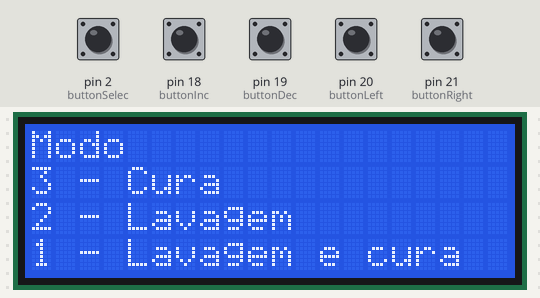
Simulated run of this sketch. Board: Arduino Mega 2560, built with avr-gcc and run on an emulated ATmega2560. Parts: 20×4 character LCD. Inputs (shaded band) come from the test bench; at power-on: pin 2 (buttonSelec), pin 18 (buttonInc), pin 19 (buttonDec), pin 20 (buttonLeft), pin 21 (buttonRight) LOW.

Above: at 1.2 s.
1.3 s: pin 2 (buttonSelec) pulled HIGH for 0.15 s
At 1.74 s:
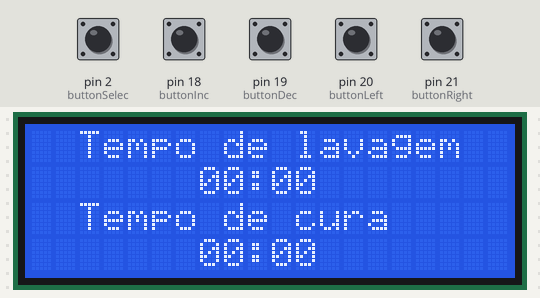
2.0 s: pin 18 (buttonInc) pulled HIGH for 0.15 s
At 2.25 s:
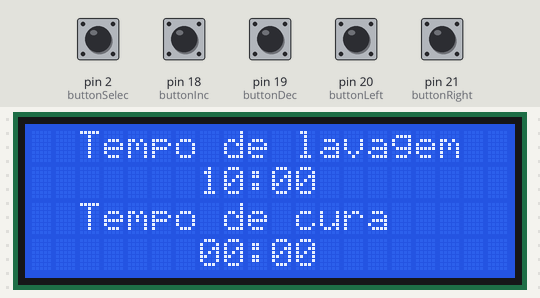
2.7 s: pin 21 (buttonRight) pulled HIGH for 0.15 s
3.4 s: pin 2 (buttonSelec) pulled HIGH for 1 s
At 4.02 s:
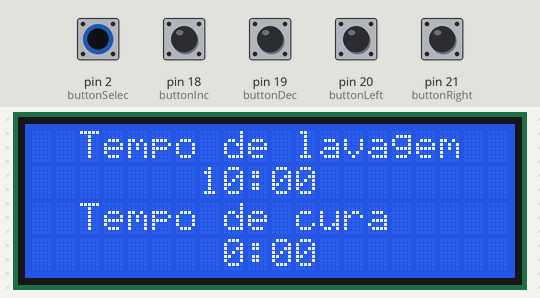
5.0 s: pin 2 (buttonSelec) pulled HIGH for 0.15 s
At 6.8 s:
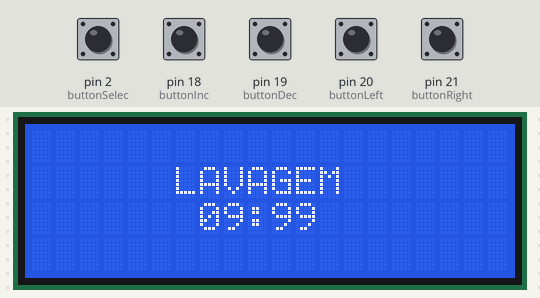
Timing chart, 0 to 8.3 s (numbered marks = the images above; inputs shaded):
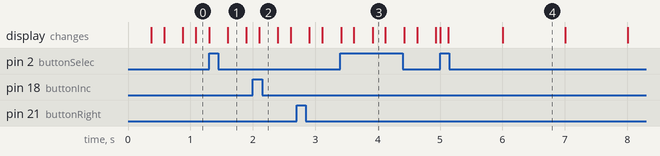

Measured:
- after the input at 1.3 s, the display: first changes at once (image 1 shows a later state)
- after the input at 2.0 s, the display: changes after 0.10 s (image 2)
- after the input at 3.4 s, the display: first differs from a run without the input after 0.52 s (image 3)
- after the input at 5.0 s, the display: first changes at once (image 4 shows a later state)

The sketch:

lcd1602.ino
```cpp
#include <LiquidCrystal.h>

//Pinos LCD
LiquidCrystal lcd(12, 11, 10, 9, 8, 7);


//Pinos Teclado 1x5
//const int linPins[5] = (A0, A1, A2, A3 , A4); ////////////////////////////////

//Pinos Motor 1 (topo)

//Pinos Motor 2 (base)

//Pinos do botões
int buttonInc = 18;
int buttonDec = 19;
int buttonLeft = 20;
int buttonRight = 21;
int buttonSelec = 2;

//Variáveis para controlar bouncing dos botões
unsigned long lastDebounceTime = 0;
unsigned long debounceDelay = 200;

// variáveis para armazenar as funções
int modo = 1;
int lavagem = 0;
int cura = 0;
int tela = 1;

//variáveis para temporizador
int currentMillis;
int previousMillis;

int tempo[2][4] = {{0,0,0,0}, //digitos do tempo de lavagem
                  {0,0,0,0}}; //digitos do tempo de cura

char str[20];

int col = 0;
int lin = 0;

void setup() {
  //Iniciar LCD 20x4
  lcd.begin(20, 4);
}

void loop() {

  Telas(tela);
  //ativar interrupções para as teclas
  attachInterrupt(digitalPinToInterrupt(buttonInc), Increment, RISING);
  attachInterrupt(digitalPinToInterrupt(buttonDec), Decrement, RISING);
  attachInterrupt(digitalPinToInterrupt(buttonLeft), CursorLeft, RISING);
  attachInterrupt(digitalPinToInterrupt(buttonRight), CursorRight, RISING);
  attachInterrupt(digitalPinToInterrupt(buttonSelec), Select, RISING);
}


/////////////// Telas ///////////////
void Telas (int x){
  if (x == 1){
    lcd.setCursor(0, 0);
    lcd.print("Modo");
    lcd.setCursor(0, 1);
    lcd.print("3 - Cura");
    lcd.setCursor(0, 2);
    lcd.print("2 - Lavagem");
    lcd.setCursor(0, 3);
    lcd.print("1 - Lavagem e cura");

    FunctionSelector();
  } // seleção do modo de operação

  else if(x == 2){

    if(lavagem == 1){
      lcd.setCursor(2,0);
      lcd.print("Tempo de lavagem");
      lcd.setCursor(7,1);
      sprintf(str,"%d%d:%d%d", tempo[0][0],tempo[0][1],tempo[0][2],tempo[0][3]);
      lcd.print(str);
    } //lavagem

   if(cura == 1){
      lcd.setCursor(2,2);
      lcd.print("Tempo de cura");
      lcd.setCursor(7,3);
      sprintf(str,"%d%d:%d%d", tempo[1][0],tempo[1][1],tempo[1][2],tempo[1][3]);
      lcd.print(str);
    } //cura
    TimerSelector();

  } // configuração dos tempos

  else if(x == 3){
    if (lavagem == 1)
      Lavagem();
    else if(cura == 1)
      Cura();
  }// Timer

}


/////////////// Temporizador ///////////////
void Timer(int n){
  //n=0 lavagem
  //n=1 cura


  currentMillis = millis();
  if (currentMillis - previousMillis >= 1000){
    previousMillis = currentMillis;
    tempo[n][3]--;
  }
  if(tempo[n][3]<0){
    tempo[n][3]=9;
    tempo[n][2]--;
  }
  if(tempo[0][2]<0){
    tempo[n][2]=9;
    tempo[n][1]--;
  }
  if(tempo[n][1]<0){
    tempo[n][1]=9;
    tempo[n][0]--;
  }
  if(tempo[n][0]>9){
    tempo[n][0]=9;
  }

  lcd.setCursor(7,2);
  sprintf(str,"%d%d:%d%d", tempo[n][0],tempo[n][1],tempo[n][2],tempo[n][3]);
  lcd.print(str);

  if(n==0){
    lcd.setCursor(6,1);
    lcd.print("LAVAGEM");
    if(tempo[n][0]==0 && tempo[n][1]==0 && tempo[n][2]==0 && tempo[n][3]==0){
      delay(2000);
      lavagem = 0;
      lcd.clear();
    }
  }
  else{
    lcd.setCursor(7,1);
    lcd.print("CURA");
      if(tempo[n][0]==0 && tempo[n][1]==0 && tempo[n][2]==0 && tempo[n][3]==0){
      delay(2000);
      cura=0;
      lcd.clear();
    }
  }


  if(tempo[n][0]==0 && tempo[n][1]==0 && tempo[n][2]==0 && tempo[n][3]==0)
    delay(3000);

}


/////////////// Operação ///////////////
void Lavagem(){
  Timer(0);
}
int Cura(){
  Timer(1);
}


/////////////// Sinalizadores de selecionados no display ///////////////
//Sinalizador do modo selecionado
void FunctionSelector(){
  lcd.setCursor(0,abs(modo-4));
  delay(300);
  lcd.print("                    ");
  delay(200);
}

//Sinalizador de dígito selecionado
void TimerSelector(){
  int i,j;

  if(col < 2)
    i = 7 + col;
  else
    i = 8 + col;

  if (modo == 3)
    j = 3;
  else
    j = 1+2*lin;

  lcd.setCursor(i,j);
  delay(300);
  lcd.print(" ");
  delay(200);
}


/////////////// Funções das Teclas ///////////////
//função tecla inc
void Increment(){
  //debounce das teclas
  if ((millis() - lastDebounceTime) > debounceDelay) {
    lastDebounceTime = millis();
    if (tela == 1){
      modo++;
      if (modo>3)
        modo =3;

    }
    else if(tela == 2){
    tempo[lin][col]++;
    }
  }
 //limitação dos dígitos no lcd
  if(tempo[lin][col]>9){
    tempo[lin][col]=9;
  }
  else if(tempo[lin][col]<0){
    tempo[lin][col]=0;
  }
}

//funçao tecla dec
void Decrement(){
  //debounce das teclas
  if ((millis() - lastDebounceTime) > debounceDelay) {
    lastDebounceTime = millis();
    if (tela == 1){
      modo--;
      if (modo<1)
        modo = 1;
    }
    else if(tela == 2){
    tempo[lin][col]--;
    }
  }
 //limitação dos dígitos no lcd
  if(tempo[lin][col]>9){
    tempo[lin][col]=9;
  }
  else if(tempo[lin][col]<0){
    tempo[lin][col]=0;
  }
}

//função tecla left
void CursorLeft(){
  //debounce das teclas
  if ((millis() - lastDebounceTime) > debounceDelay) {
    lastDebounceTime = millis();
    if (tela == 1){
    }
    else if(tela == 2){
      col--;
      if(col<0)
        col=0;
    }
  }
}

//função tecla right
void CursorRight(){
  //debounce das teclas
  if ((millis() - lastDebounceTime) > debounceDelay) {
    lastDebounceTime = millis();
    if (tela == 1){
    }
    else if(tela == 2){
      col++;
      if(col>3)
        col=3;
    }
  }
}

//função tecla sel
void Select(){
  //debounce das teclas
  if ((millis() - lastDebounceTime) > debounceDelay) {
  lastDebounceTime = millis();
    if(tela == 1){
      lcd.clear();
      tela = 2;
      if(modo == 1){
        lavagem = 1;
        cura = 1;
      } //lavagem e cura
      else if(modo == 2){
        lavagem = 1;
        cura = 0;
      } //lavagem
      else if(modo == 3){
        lavagem = 0;
        cura = 1;
        lin = 1;
      }//cura
    }
    else if(tela == 2){
      if(tela == 2){
        if(modo == 1){
        lin++;
        col=0;
          if(lin>1){
            tela = 3;
            lcd.clear();
            previousMillis = millis();
          }
        }
        else{
        tela = 3;
        lcd.clear();
        previousMillis = millis();
       }
      }
    }
  }
}
```
